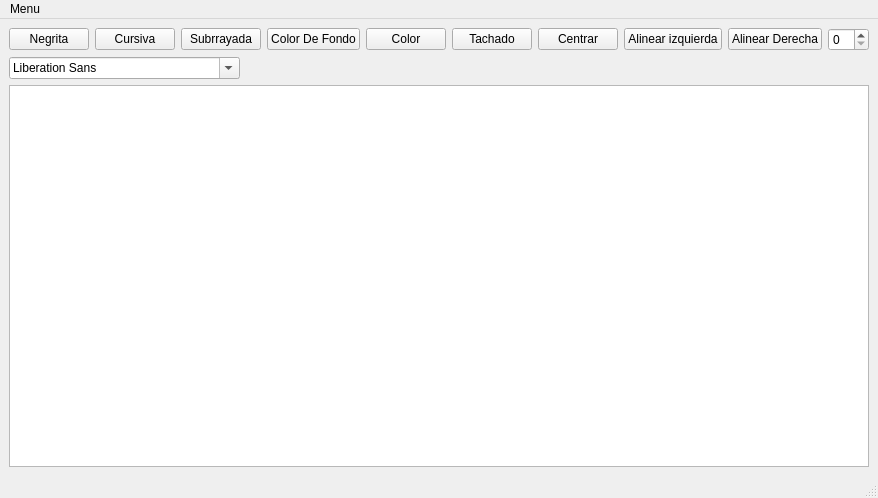
<?xml version="1.0" encoding="UTF-8"?>
<ui version="4.0">
 <class>MainWindow</class>
 <widget class="QMainWindow" name="MainWindow">
  <property name="geometry">
   <rect>
    <x>0</x>
    <y>0</y>
    <width>838</width>
    <height>498</height>
   </rect>
  </property>
  <property name="windowTitle">
   <string>MainWindow</string>
  </property>
  <widget class="QWidget" name="centralwidget">
   <layout class="QGridLayout" name="gridLayout">
    <item row="0" column="8">
     <widget class="QPushButton" name="Izquierda">
      <property name="text">
       <string>Alinear izquierda</string>
      </property>
     </widget>
    </item>
    <item row="1" column="0" colspan="3">
     <widget class="QFontComboBox" name="fontComboBox"/>
    </item>
    <item row="0" column="9">
     <widget class="QPushButton" name="Derecha">
      <property name="text">
       <string>Alinear Derecha</string>
      </property>
     </widget>
    </item>
    <item row="1" column="3" colspan="7">
     <widget class="QLabel" name="archivo">
      <property name="text">
       <string/>
      </property>
     </widget>
    </item>
    <item row="0" column="2" colspan="2">
     <widget class="QPushButton" name="Subrrayada">
      <property name="text">
       <string>Subrrayada</string>
      </property>
     </widget>
    </item>
    <item row="0" column="0">
     <widget class="QPushButton" name="Negrita">
      <property name="mouseTracking">
       <bool>false</bool>
      </property>
      <property name="text">
       <string>Negrita</string>
      </property>
      <property name="icon">
       <iconset theme="format-text-bold"/>
      </property>
     </widget>
    </item>
    <item row="0" column="5">
     <widget class="QPushButton" name="CambiarColor">
      <property name="text">
       <string>Color</string>
      </property>
     </widget>
    </item>
    <item row="0" column="1">
     <widget class="QPushButton" name="Cursiva">
      <property name="text">
       <string>Cursiva</string>
      </property>
     </widget>
    </item>
    <item row="0" column="4">
     <widget class="QPushButton" name="ColorDeFondo">
      <property name="text">
       <string>Color De Fondo</string>
      </property>
     </widget>
    </item>
    <item row="0" column="7">
     <widget class="QPushButton" name="Centro">
      <property name="text">
       <string>Centrar</string>
      </property>
     </widget>
    </item>
    <item row="0" column="10">
     <widget class="QSpinBox" name="Size"/>
    </item>
    <item row="0" column="6">
     <widget class="QPushButton" name="Tachado">
      <property name="text">
       <string>Tachado</string>
      </property>
     </widget>
    </item>
    <item row="2" column="0" colspan="11">
     <widget class="QTextEdit" name="textEdit"/>
    </item>
   </layout>
  </widget>
  <widget class="QMenuBar" name="menubar">
   <property name="geometry">
    <rect>
     <x>0</x>
     <y>0</y>
     <width>838</width>
     <height>21</height>
    </rect>
   </property>
   <widget class="QMenu" name="menuMenu">
    <property name="title">
     <string>Menu</string>
    </property>
    <widget class="QMenu" name="menuGuardar_como">
     <property name="title">
      <string>Guardar como...</string>
     </property>
     <addaction name="ArchivoPDF"/>
     <addaction name="ArchivoHTML"/>
     <addaction name="ArchivoODT"/>
     <addaction name="ArchivoTXT"/>
    </widget>
    <addaction name="actionAbrir"/>
    <addaction name="actionEliminar"/>
    <addaction name="actionGuardar"/>
    <addaction name="actionImprimir"/>
    <addaction name="actionCerrar"/>
    <addaction name="menuGuardar_como"/>
   </widget>
   <addaction name="menuMenu"/>
  </widget>
  <widget class="QStatusBar" name="statusbar"/>
  <action name="actionAbrir">
   <property name="text">
    <string>Abrir</string>
   </property>
   <property name="shortcut">
    <string>Ctrl+A</string>
   </property>
  </action>
  <action name="actionCrear">
   <property name="text">
    <string>Crear</string>
   </property>
   <property name="shortcut">
    <string>Ctrl+N</string>
   </property>
  </action>
  <action name="actionEliminar">
   <property name="text">
    <string>Eliminar </string>
   </property>
  </action>
  <action name="actionGuardar">
   <property name="text">
    <string>Guardar</string>
   </property>
   <property name="shortcut">
    <string>Ctrl+S</string>
   </property>
  </action>
  <action name="actionImprimir">
   <property name="text">
    <string>Imprimir</string>
   </property>
  </action>
  <action name="actionCerrar">
   <property name="text">
    <string>Cerrar</string>
   </property>
   <property name="shortcut">
    <string>Ctrl+Q</string>
   </property>
  </action>
  <action name="ArchivoPDF">
   <property name="text">
    <string>Archivo .pdf</string>
   </property>
  </action>
  <action name="ArchivoHTML">
   <property name="text">
    <string>Archivo .html</string>
   </property>
  </action>
  <action name="ArchivoODT">
   <property name="text">
    <string>Archivo .odt</string>
   </property>
  </action>
  <action name="ArchivoTXT">
   <property name="text">
    <string>Archivo .txt</string>
   </property>
  </action>
  <action name="ArchivoDOCS">
   <property name="text">
    <string>Archivo .docs</string>
   </property>
  </action>
 </widget>
 <resources/>
 <connections/>
</ui>
